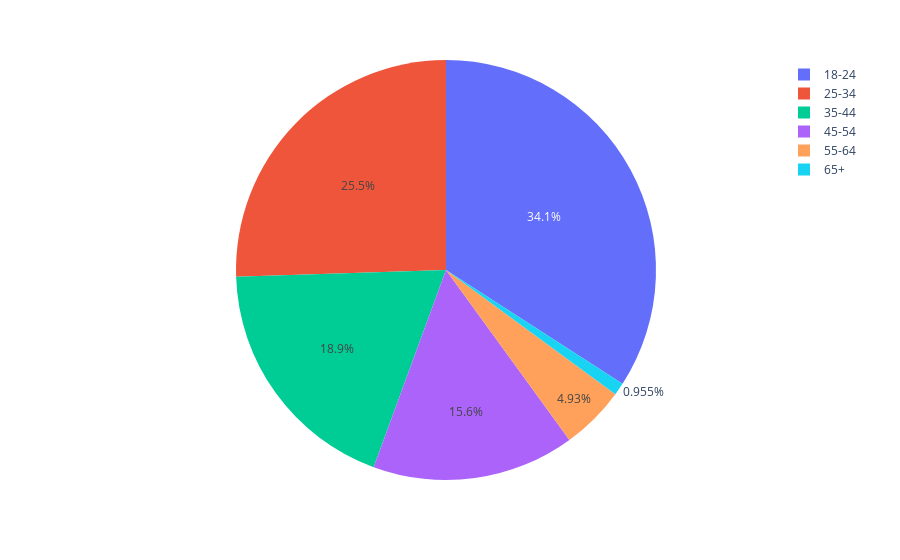

The notebook cell this image was saved under:
### Code cell
px.pie(data_mod, names = 'Age')

### Figure 1 — Plotly figure (JSON) as saved in the notebook; plotly's stock layout.template omitted (floating-point values rounded to 4 significant figures; data arrays with more than 128 entries replaced by an {"elided": "..."} marker saying what was removed)
{"data": [{"domain": {"x": [0, 1], "y": [0, 1]}, "hovertemplate": "Age=%{label}<extra></extra>", "labels": {"elided": "1885 str values"}, "legendgroup": "", "name": "", "showlegend": true, "type": "pie"}], "layout": {"legend": {"tracegroupgap": 0}, "margin": {"t": 60}}}
